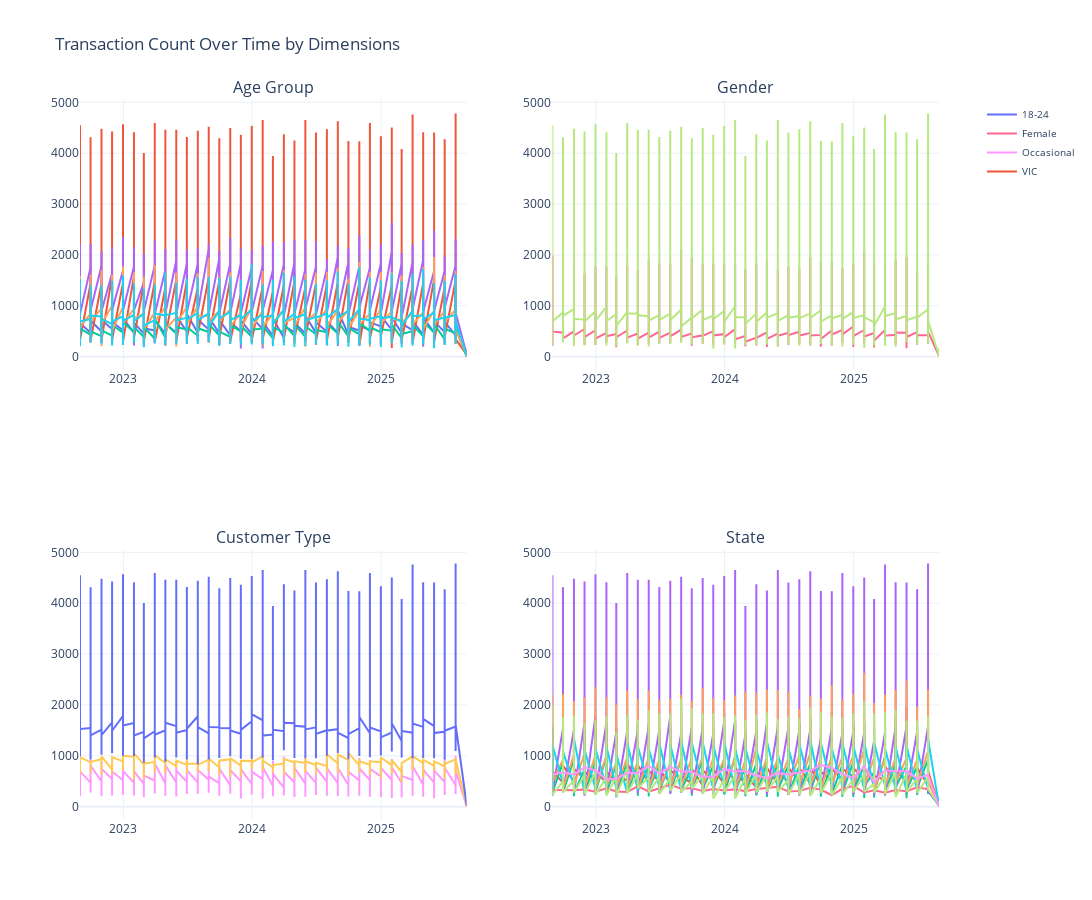

Notebook source saved alongside this figure:
### Code cell
# Transactions over time by all four dimensions
plot_transactions_multi_dashboard(trans_df=trans_df, freq='M', metric='transaction_count')

### Figure 1 — Plotly figure (JSON) as saved in the notebook; plotly's stock layout.template omitted (floating-point values rounded to 4 significant figures; data arrays with more than 128 entries replaced by an {"elided": "..."} marker saying what was removed)
{"data": [{"mode": "lines", "name": "18-24", "showlegend": true, "type": "scatter", "x": {"elided": "222 str values"}, "xaxis": "x", "y": {"elided": "222 int values"}, "yaxis": "y"}, {"mode": "lines", "name": "25-34", "showlegend": false, "type": "scatter", "x": {"elided": "258 str values"}, "xaxis": "x", "y": {"elided": "258 int values"}, "yaxis": "y"}, {"mode": "lines", "name": "35-44", "showlegend": false, "type": "scatter", "x": {"elided": "148 str values"}, "xaxis": "x", "y": {"elided": "148 int values"}, "yaxis": "y"}, {"mode": "lines", "name": "45-54", "showlegend": false, "type": "scatter", "x": {"elided": "258 str values"}, "xaxis": "x", "y": {"elided": "258 int values"}, "yaxis": "y"}, {"mode": "lines", "name": "55-64", "showlegend": false, "type": "scatter", "x": {"elided": "332 str values"}, "xaxis": "x", "y": {"elided": "332 int values"}, "yaxis": "y"}, {"mode": "lines", "name": "65+", "showlegend": false, "type": "scatter", "x": {"elided": "369 str values"}, "xaxis": "x", "y": {"elided": "369 int values"}, "yaxis": "y"}, {"mode": "lines", "name": "Female", "showlegend": true, "type": "scatter", "x": {"elided": "700 str values"}, "xaxis": "x2", "y": {"elided": "700 int values"}, "yaxis": "y2"}, {"mode": "lines", "name": "Male", "showlegend": false, "type": "scatter", "x": {"elided": "887 str values"}, "xaxis": "x2", "y": {"elided": "887 int values"}, "yaxis": "y2"}, {"mode": "lines", "name": "Occasional", "showlegend": true, "type": "scatter", "x": {"elided": "884 str values"}, "xaxis": "x3", "y": {"elided": "884 int values"}, "yaxis": "y3"}, {"mode": "lines", "name": "Frequent", "showlegend": false, "type": "scatter", "x": {"elided": "259 str values"}, "xaxis": "x3", "y": {"elided": "259 int values"}, "yaxis": "y3"}, {"mode": "lines", "name": "Loyal", "showlegend": false, "type": "scatter", "x": {"elided": "444 str values"}, "xaxis": "x3", "y": {"elided": "444 int values"}, "yaxis": "y3"}, {"mode": "lines", "name": "VIC", "showlegend": true, "type": "scatter", "x": {"elided": "442 str values"}, "xaxis": "x4", "y": {"elided": "442 int values"}, "yaxis": "y4"}, {"mode": "lines", "name": "NSW", "showlegend": false, "type": "scatter", "x": {"elided": "480 str values"}, "xaxis": "x4", "y": {"elided": "480 int values"}, "yaxis": "y4"}, {"mode": "lines", "name": "QLD", "showlegend": false, "type": "scatter", "x": {"elided": "222 str values"}, "xaxis": "x4", "y": {"elided": "222 int values"}, "yaxis": "y4"}, {"mode": "lines", "name": "WA", "showlegend": false, "type": "scatter", "x": {"elided": "185 str values"}, "xaxis": "x4", "y": {"elided": "185 int values"}, "yaxis": "y4"}, {"mode": "lines", "name": "TAS", "showlegend": false, "type": "scatter", "x": ["2022-08-31T00:00:00", "2022-08-31T00:00:00", "2022-09-30T00:00:00", "2022-09-30T00:00:00", "2022-10-31T00:00:00", "2022-10-31T00:00:00", "2022-11-30T00:00:00", "2022-11-30T00:00:00", "2022-12-31T00:00:00", "2022-12-31T00:00:00", "2023-01-31T00:00:00", "2023-01-31T00:00:00", "2023-02-28T00:00:00", "2023-02-28T00:00:00", "2023-03-31T00:00:00", "2023-03-31T00:00:00", "2023-04-30T00:00:00", "2023-04-30T00:00:00", "2023-05-31T00:00:00", "2023-05-31T00:00:00", "2023-06-30T00:00:00", "2023-06-30T00:00:00", "2023-07-31T00:00:00", "2023-07-31T00:00:00", "2023-08-31T00:00:00", "2023-08-31T00:00:00", "2023-09-30T00:00:00", "2023-09-30T00:00:00", "2023-10-31T00:00:00", "2023-10-31T00:00:00", "2023-11-30T00:00:00", "2023-11-30T00:00:00", "2023-12-31T00:00:00", "2023-12-31T00:00:00", "2024-01-31T00:00:00", "2024-01-31T00:00:00", "2024-02-29T00:00:00", "2024-02-29T00:00:00", "2024-03-31T00:00:00", "2024-03-31T00:00:00", "2024-04-30T00:00:00", "2024-04-30T00:00:00", "2024-05-31T00:00:00", "2024-05-31T00:00:00", "2024-06-30T00:00:00", "2024-06-30T00:00:00", "2024-07-31T00:00:00", "2024-07-31T00:00:00", "2024-08-31T00:00:00", "2024-08-31T00:00:00", "2024-09-30T00:00:00", "2024-09-30T00:00:00", "2024-10-31T00:00:00", "2024-10-31T00:00:00", "2024-11-30T00:00:00", "2024-11-30T00:00:00", "2024-12-31T00:00:00", "2024-12-31T00:00:00", "2025-01-31T00:00:00", "2025-01-31T00:00:00", "2025-02-28T00:00:00", "2025-02-28T00:00:00", "2025-03-31T00:00:00", "2025-03-31T00:00:00", "2025-04-30T00:00:00", "2025-04-30T00:00:00", "2025-05-31T00:00:00", "2025-05-31T00:00:00", "2025-06-30T00:00:00", "2025-06-30T00:00:00", "2025-07-31T00:00:00", "2025-07-31T00:00:00", "2025-08-31T00:00:00", "2025-08-31T00:00:00"], "xaxis": "x4", "y": [337, 1212, 444, 1082, 416, 1336, 267, 1118, 351, 1136, 398, 1185, 373, 1036, 280, 1266, 323, 1187, 399, 1144, 381, 1249, 321, 1227, 334, 1286, 368, 1254, 425, 1263, 342, 1200, 388, 1258, 337, 1133, 360, 1156, 348, 1111, 440, 1284, 374, 1020, 367, 1150, 363, 1228, 391, 1294, 331, 1246, 426, 1141, 406, 1243, 392, 1204, 349, 1250, 363, 1257, 416, 1143, 350, 1179, 303, 1198, 336, 1123, 345, 1327, 15, 41], "yaxis": "y4"}, {"mode": "lines", "name": "NT", "showlegend": false, "type": "scatter", "x": ["2022-08-31T00:00:00", "2022-09-30T00:00:00", "2022-10-31T00:00:00", "2022-11-30T00:00:00", "2022-12-31T00:00:00", "2023-01-31T00:00:00", "2023-02-28T00:00:00", "2023-03-31T00:00:00", "2023-04-30T00:00:00", "2023-05-31T00:00:00", "2023-06-30T00:00:00", "2023-07-31T00:00:00", "2023-08-31T00:00:00", "2023-09-30T00:00:00", "2023-10-31T00:00:00", "2023-11-30T00:00:00", "2023-12-31T00:00:00", "2024-01-31T00:00:00", "2024-02-29T00:00:00", "2024-03-31T00:00:00", "2024-04-30T00:00:00", "2024-05-31T00:00:00", "2024-06-30T00:00:00", "2024-07-31T00:00:00", "2024-08-31T00:00:00", "2024-09-30T00:00:00", "2024-10-31T00:00:00", "2024-11-30T00:00:00", "2024-12-31T00:00:00", "2025-01-31T00:00:00", "2025-02-28T00:00:00", "2025-03-31T00:00:00", "2025-04-30T00:00:00", "2025-05-31T00:00:00", "2025-06-30T00:00:00", "2025-07-31T00:00:00"], "xaxis": "x4", "y": [329, 322, 322, 338, 294, 361, 300, 287, 404, 294, 367, 432, 353, 364, 307, 348, 317, 340, 304, 349, 366, 390, 297, 310, 370, 335, 224, 352, 405, 278, 322, 274, 326, 301, 379, 343], "yaxis": "y4"}, {"mode": "lines", "name": "SA", "showlegend": false, "type": "scatter", "x": ["2022-08-31T00:00:00", "2022-08-31T00:00:00", "2022-08-31T00:00:00", "2022-09-30T00:00:00", "2022-09-30T00:00:00", "2022-09-30T00:00:00", "2022-10-31T00:00:00", "2022-10-31T00:00:00", "2022-10-31T00:00:00", "2022-11-30T00:00:00", "2022-11-30T00:00:00", "2022-11-30T00:00:00", "2022-12-31T00:00:00", "2022-12-31T00:00:00", "2022-12-31T00:00:00", "2023-01-31T00:00:00", "2023-01-31T00:00:00", "2023-01-31T00:00:00", "2023-02-28T00:00:00", "2023-02-28T00:00:00", "2023-02-28T00:00:00", "2023-03-31T00:00:00", "2023-03-31T00:00:00", "2023-03-31T00:00:00", "2023-04-30T00:00:00", "2023-04-30T00:00:00", "2023-04-30T00:00:00", "2023-05-31T00:00:00", "2023-05-31T00:00:00", "2023-05-31T00:00:00", "2023-06-30T00:00:00", "2023-06-30T00:00:00", "2023-06-30T00:00:00", "2023-07-31T00:00:00", "2023-07-31T00:00:00", "2023-07-31T00:00:00", "2023-08-31T00:00:00", "2023-08-31T00:00:00", "2023-08-31T00:00:00", "2023-09-30T00:00:00", "2023-09-30T00:00:00", "2023-09-30T00:00:00", "2023-10-31T00:00:00", "2023-10-31T00:00:00", "2023-10-31T00:00:00", "2023-11-30T00:00:00", "2023-11-30T00:00:00", "2023-11-30T00:00:00", "2023-12-31T00:00:00", "2023-12-31T00:00:00", "2023-12-31T00:00:00", "2024-01-31T00:00:00", "2024-01-31T00:00:00", "2024-01-31T00:00:00", "2024-02-29T00:00:00", "2024-02-29T00:00:00", "2024-02-29T00:00:00", "2024-03-31T00:00:00", "2024-03-31T00:00:00", "2024-03-31T00:00:00", "2024-04-30T00:00:00", "2024-04-30T00:00:00", "2024-04-30T00:00:00", "2024-05-31T00:00:00", "2024-05-31T00:00:00", "2024-05-31T00:00:00", "2024-06-30T00:00:00", "2024-06-30T00:00:00", "2024-06-30T00:00:00", "2024-07-31T00:00:00", "2024-07-31T00:00:00", "2024-07-31T00:00:00", "2024-08-31T00:00:00", "2024-08-31T00:00:00", "2024-08-31T00:00:00", "2024-09-30T00:00:00", "2024-09-30T00:00:00", "2024-09-30T00:00:00", "2024-10-31T00:00:00", "2024-10-31T00:00:00", "2024-10-31T00:00:00", "2024-11-30T00:00:00", "2024-11-30T00:00:00", "2024-11-30T00:00:00", "2024-12-31T00:00:00", "2024-12-31T00:00:00", "2024-12-31T00:00:00", "2025-01-31T00:00:00", "2025-01-31T00:00:00", "2025-01-31T00:00:00", "2025-02-28T00:00:00", "2025-02-28T00:00:00", "2025-02-28T00:00:00", "2025-03-31T00:00:00", "2025-03-31T00:00:00", "2025-03-31T00:00:00", "2025-04-30T00:00:00", "2025-04-30T00:00:00", "2025-04-30T00:00:00", "2025-05-31T00:00:00", "2025-05-31T00:00:00", "2025-05-31T00:00:00", "2025-06-30T00:00:00", "2025-06-30T00:00:00", "2025-06-30T00:00:00", "2025-07-31T00:00:00", "2025-07-31T00:00:00", "2025-07-31T00:00:00", "2025-08-31T00:00:00", "2025-08-31T00:00:00", "2025-08-31T00:00:00"], "xaxis": "x4", "y": [558, 1994, 235, 497, 1759, 284, 517, 1786, 276, 623, 1641, 246, 675, 1692, 234, 581, 1779, 221, 588, 1456, 209, 748, 1799, 261, 648, 1706, 360, 581, 1889, 278, 583, 1834, 250, 557, 1827, 307, 643, 2118, 287, 493, 1932, 353, 619, 1833, 254, 607, 1832, 160, 530, 1761, 289, 603, 1791, 160, 575, 1706, 249, 640, 1815, 280, 630, 1850, 297, 599, 1725, 293, 524, 1766, 238, 644, 1735, 239, 694, 1953, 210, 565, 1855, 266, 664, 1778, 217, 578, 1742, 239, 538, 1831, 276, 637, 2066, 295, 447, 1831, 271, 618, 1864, 249, 689, 1901, 195, 642, 1686, 292, 548, 1690, 270, 584, 1792, 342, 34, 53, 3], "yaxis": "y4"}, {"mode": "lines", "name": "ACT", "showlegend": false, "type": "scatter", "x": ["2022-08-31T00:00:00", "2022-09-30T00:00:00", "2022-10-31T00:00:00", "2022-11-30T00:00:00", "2022-12-31T00:00:00", "2023-01-31T00:00:00", "2023-02-28T00:00:00", "2023-03-31T00:00:00", "2023-04-30T00:00:00", "2023-05-31T00:00:00", "2023-06-30T00:00:00", "2023-07-31T00:00:00", "2023-08-31T00:00:00", "2023-09-30T00:00:00", "2023-10-31T00:00:00", "2023-11-30T00:00:00", "2023-12-31T00:00:00", "2024-01-31T00:00:00", "2024-02-29T00:00:00", "2024-03-31T00:00:00", "2024-04-30T00:00:00", "2024-05-31T00:00:00", "2024-06-30T00:00:00", "2024-07-31T00:00:00", "2024-08-31T00:00:00", "2024-09-30T00:00:00", "2024-10-31T00:00:00", "2024-11-30T00:00:00", "2024-12-31T00:00:00", "2025-01-31T00:00:00", "2025-02-28T00:00:00", "2025-03-31T00:00:00", "2025-04-30T00:00:00", "2025-05-31T00:00:00", "2025-06-30T00:00:00", "2025-07-31T00:00:00", "2025-08-31T00:00:00"], "xaxis": "x4", "y": [633, 669, 633, 772, 712, 534, 547, 666, 658, 805, 652, 782, 689, 685, 586, 589, 740, 697, 696, 612, 565, 662, 631, 669, 710, 819, 761, 643, 561, 795, 481, 717, 696, 694, 552, 626, 3], "yaxis": "y4"}], "layout": {"annotations": [{"font": {"size": 16}, "showarrow": false, "text": "Age Group", "x": 0.225, "xanchor": "center", "xref": "paper", "y": 1, "yanchor": "bottom", "yref": "paper"}, {"font": {"size": 16}, "showarrow": false, "text": "Gender", "x": 0.775, "xanchor": "center", "xref": "paper", "y": 1, "yanchor": "bottom", "yref": "paper"}, {"font": {"size": 16}, "showarrow": false, "text": "Customer Type", "x": 0.225, "xanchor": "center", "xref": "paper", "y": 0.375, "yanchor": "bottom", "yref": "paper"}, {"font": {"size": 16}, "showarrow": false, "text": "State", "x": 0.775, "xanchor": "center", "xref": "paper", "y": 0.375, "yanchor": "bottom", "yref": "paper"}], "height": 900, "legend": {"font": {"size": 10}, "traceorder": "normal", "x": 1.05, "y": 1}, "title": {"text": "Transaction Count Over Time by Dimensions"}, "width": 1200, "xaxis": {"anchor": "y", "domain": [0, 0.45]}, "xaxis2": {"anchor": "y2", "domain": [0.55, 1]}, "xaxis3": {"anchor": "y3", "domain": [0, 0.45]}, "xaxis4": {"anchor": "y4", "domain": [0.55, 1]}, "yaxis": {"anchor": "x", "domain": [0.625, 1]}, "yaxis2": {"anchor": "x2", "domain": [0.625, 1]}, "yaxis3": {"anchor": "x3", "domain": [0, 0.375]}, "yaxis4": {"anchor": "x4", "domain": [0, 0.375]}}}
